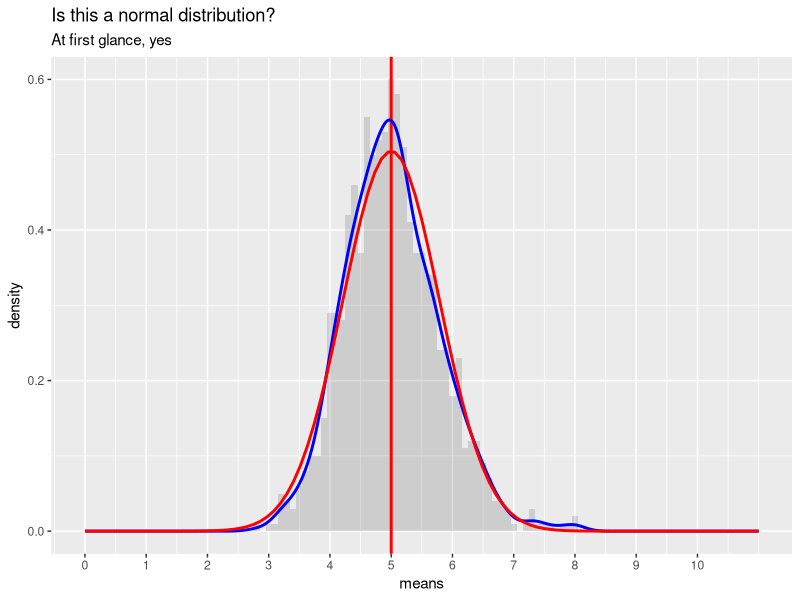
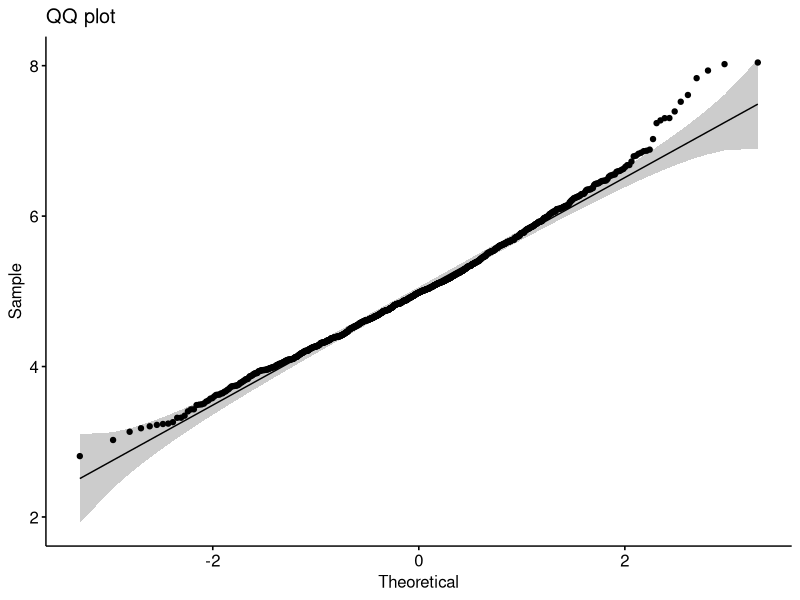

Recreate these plots in R, in order.
## ---- chunk 1
knitr::opts_chunk$set(echo = TRUE)
library(tidyverse)
library(ggpubr)
## ---- chunk 2


lambda <-  0.2
n <- 40
sim <- 1000
set.seed(seed = 421)
mu <- 1/lambda
## ---- chunk 3
test <- replicate(sim, rexp(n, lambda))
meantest <- data.frame(means = apply(test, 2, mean))

mean(meantest$means)

#Sample mean turns out to be close to the expected 5 at 5.02

var <- ((1/lambda)/sqrt(n))^2
var
testvar <- var(meantest$means)
testvar

#We see that the expected variance (6.25) is a bit higher than the variance we got in the test (5.99)

ggplot(data = meantest, aes(x = means)) + 
        geom_histogram(binwidth=0.1, aes(y=..density..), alpha=0.2) + 
        geom_vline(xintercept = mu, size=1, colour="red") + 
        geom_density(colour="blue", size=1) +
        scale_x_continuous(breaks=seq(mu-5,mu+5,1), limits=c(mu-5,mu+6))  +
        labs(title = "Is this a normal distribution?", subtitle = "At first glance, yes") +
        stat_function(fun = dnorm, args = list(mean = mu , sd = sqrt(var)), colour = "red", size=1)
        
## ---- chunk 4
shapiro.test(meantest$means)
ggqqplot(meantest$means, title = "QQ plot")

